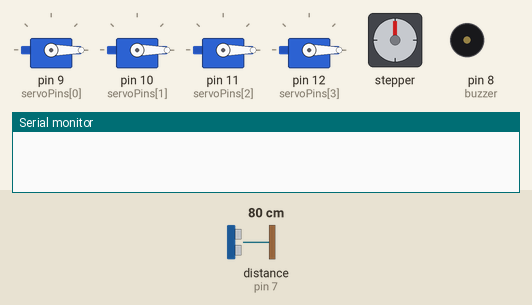
Simulated run of this sketch. Board: Arduino Uno, built with avr-gcc and run on an emulated ATmega328P. Shown: 4 × servo, stepper motor, buzzer (waves = sounding), the last lines printed to the serial monitor. Wiring (inferred from the names in the program): ultrasonic range finder: trigger pin 6; echo pin 7. The test bench sets the inputs (shaded band); at power-on: distance to the obstacle (sensor on pin 7) 80 cm. The echo pulse lasts 58.3 µs per cm; stepper angles assume 2048 steps per turn.

Above: at 0.1 s.
At 10.16 s:
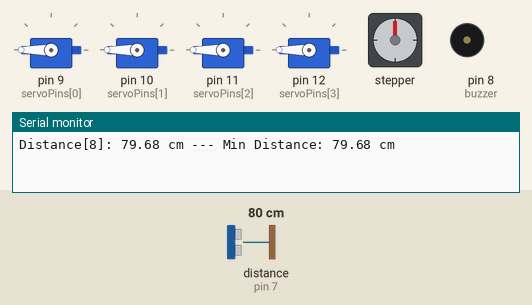
At 11.08 s:
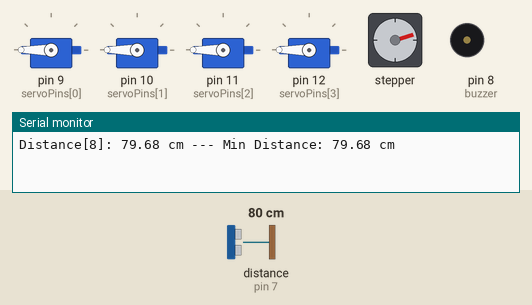
At 12.32 s:
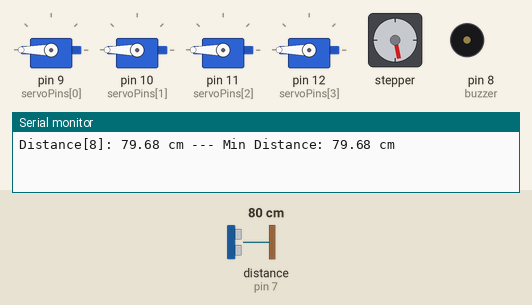
At 13.25 s:
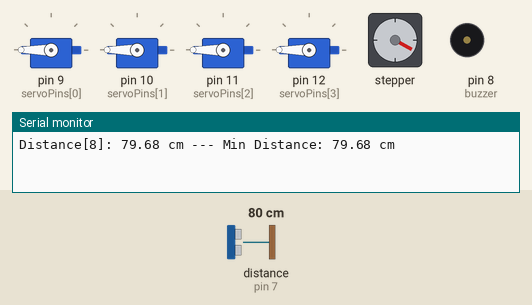
At 14.7 s:
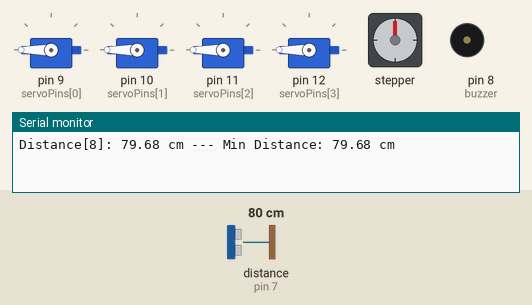
Timing chart, 0 to 16.2 s (numbered marks = the images above):
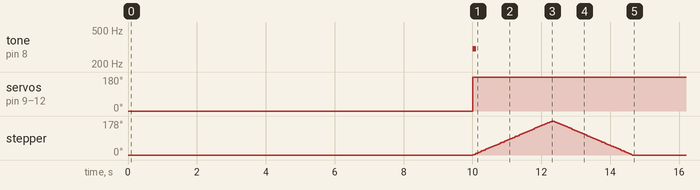

The sketch:

socialDistanceRadar.ino
```cpp
#include <Stepper.h> // include steooer motor library
#include <Servo.h> // include servo library

const int trig = 6, echo = 7, buzzer = 8, servoPins[] = { 9, 10, 11, 12 }; // ultrasonic sensor trigger and echo pins, buzzer pin, and servo pins
const int revSteps = 2048, motorSpeed = 13, radarPortions = 16; // steps per revolution (set according to datasheet), motor rpm, and radar scans per rotation (minimum is 4)
const int scanDelay = 65, minDistAccepted = 30, maxDistAccepted = 450; // minimum time in ms between radar scans (datasheet suggests a minimum of 60), and minimum and maximum distances accepted in selected units (hat's radius is about 30cm and according to the datasheet, the ultrasonic sensor's range is about 2cm-450cm)
const int alarmDist = 250, coverDist = 100; // distance in selected units for activating alarm and deploying cover
const int alarmScanAngle = 120; // approx. angle to scan when alarm is activated
const float startDelay = 10; // delay for radar to activate in seconds
const bool metric = true; // true = cm, false = inches
Stepper stepper(revSteps, 2, 4, 3, 5); // revSteps and stepper motor pins
Servo servos[4];

bool clockWise = true; // is radar turning clockwise?
bool coverDeployed = false; // has cover been deployed?
int turns = radarPortions/2, alarmDir = -1; // current radar direction, and direction of closest object (-1 = null)
float dist[radarPortions]; // distances at each radar direction
unsigned long lastScan = 0; // time of last scan

void setup()
{
  // initialize components
  stepper.setSpeed(motorSpeed); // set stepper motor rpm
  pinMode(trig, OUTPUT);
  pinMode(echo, INPUT);
  pinMode(buzzer, OUTPUT);
  for(int i=0; i<4; i++)
  {
    servos[i].attach(servoPins[i]);
  }

  // default to max distance
  for(int i=0; i<radarPortions; i++)
  {
    dist[i] = maxDistAccepted;
  }

  Serial.begin(9600);

  // turn servos to default position
  for(int i=0; i<4; i++)
  {
    servos[i].write(0);
  }

  delay(startDelay * 1000); // wait for selected amount of time
}

void loop()
{
  if(!coverDeployed) // check if cover is deployed
  {
    // mark down index number of current direction
    int o = turns;
    if(o == radarPortions)
    {
      o = 0;
    }

    dist[o] = Scan(); // request a scan

    // print data in serial monitor
    Serial.print("Distance[");
    Serial.print(o);
    Serial.print("]: ");
    Serial.print(dist[o]);
    if(metric)
    {
      Serial.print(" cm --- ");
    }
    else
    {
      Serial.print(" inches --- ");
    }

    // find direction with shortest distance to an object
    float minDist = -1; // -1 = null
    for(int i=0; i<radarPortions; i++)
    {
      if(dist[i] < minDist || minDist == -1)
      {
        minDist = dist[i];
        if(minDist <= alarmDist) // check if object is in alarm range
        {
          // set direction of closest object
          alarmDir = i;
          if(i == 0 && turns > radarPortions/2)
          {
            alarmDir = radarPortions;
          }
        }
      }
    }

    // print data in serial monitor
    Serial.print("Min Distance: ");
    Serial.print(minDist);
    if(metric)
    {
      Serial.println(" cm");
    }
    else
    {
      Serial.println(" inches");
    }

    if(minDist <= alarmDist) // check if closest object is in alarm range
    {
      tone(buzzer, 300, 100); // sound alarm

      if(minDist <= coverDist) // check if closest object is in cover deployment range
      {
        alarmDir = -1; // set direction of closest object to null

        // turn servos to cover deployment position
        for(int i=0; i<4; i++)
        {
          servos[i].write(180);
        }

        coverDeployed = true; // mark down that cover has been deployed
      }
    }
    else
    {
      alarmDir = -1; // if there's no objects in alarm range, set direction of closest object to null
    }

    Turn(); // rotate radar
  }
  else if(turns != radarPortions/2) // cover has been deployed but radar is not in default position
  {
    Turn(); // rotate radar
  }
  else // cover has been deployed and radar is in default position
  {
    delay(10000); // idle
  }
}

void Turn() // rotate radar
{
  if(clockWise) // check if radar is turning clockwise
    {
      stepper.step(revSteps/radarPortions); // turn clockwise to next scan position
      turns++;
      if(turns == radarPortions || (alarmDir != -1 && turns >= alarmDir + round((alarmScanAngle/(360.0/radarPortions))/2-1))) // check if reached full rotation or if scanning certain direction
      {
        clockWise = false;
      }
    }
    else
    {
      stepper.step(-revSteps/radarPortions); // turn anticlockwise to next scan position
      turns--;
      if(turns == 0 || (alarmDir != -1 && turns <= alarmDir - round((alarmScanAngle/(360.0/radarPortions))/2-1))) // check if reached full rotation or if scanning certain direction
      {
        clockWise = true;
      }
    }
}

float Scan() // scan distance
{
  unsigned int lTime = millis() - lastScan;
  if(lTime < scanDelay) // check if enough time has passed since last scan
  {
    delay(scanDelay - lTime); // if not, wait for minimum time
  }

  // make sure trigger pin is off
  digitalWrite(trig, LOW);
  delayMicroseconds(2);

  // send 10μs pulse to ultrasonic sensor
  digitalWrite(trig, HIGH);
  delayMicroseconds(10);
  digitalWrite(trig, LOW);

  float lDist = (0.0343*pulseIn(echo, HIGH)/2); // read signal travel time and convert to distance in cm
  if(!metric)
  {
    lDist *= 2.54; // convert to inches if selected unit
  }
  lastScan = millis(); // mark down the time of the scan

  if(lDist < 0)
  {
    lDist = -lDist; // sometimes value received is the opposite value of what it's supposed to be
  }
  else if(lDist < minDistAccepted || lDist > maxDistAccepted) // check if value is in accepter range
  {
    lDist = maxDistAccepted; // if not, default to max value
  }

  return lDist;
}
```

Measured:
- by itself, tone on pin 8 (buzzer): silent → 300 Hz at 10.0 s, → silent 0.10 s later
- by itself, stepper: turns 178° clockwise in 2.3 s, then 178° counter-clockwise in 2.3 s
- by itself, servo on pin 9 (servoPins[0]), servo on pin 10 (servoPins[1]), servo on pin 11 (servoPins[2]), servo on pin 12 (servoPins[3]): 0° → 180° at 10.0 s
